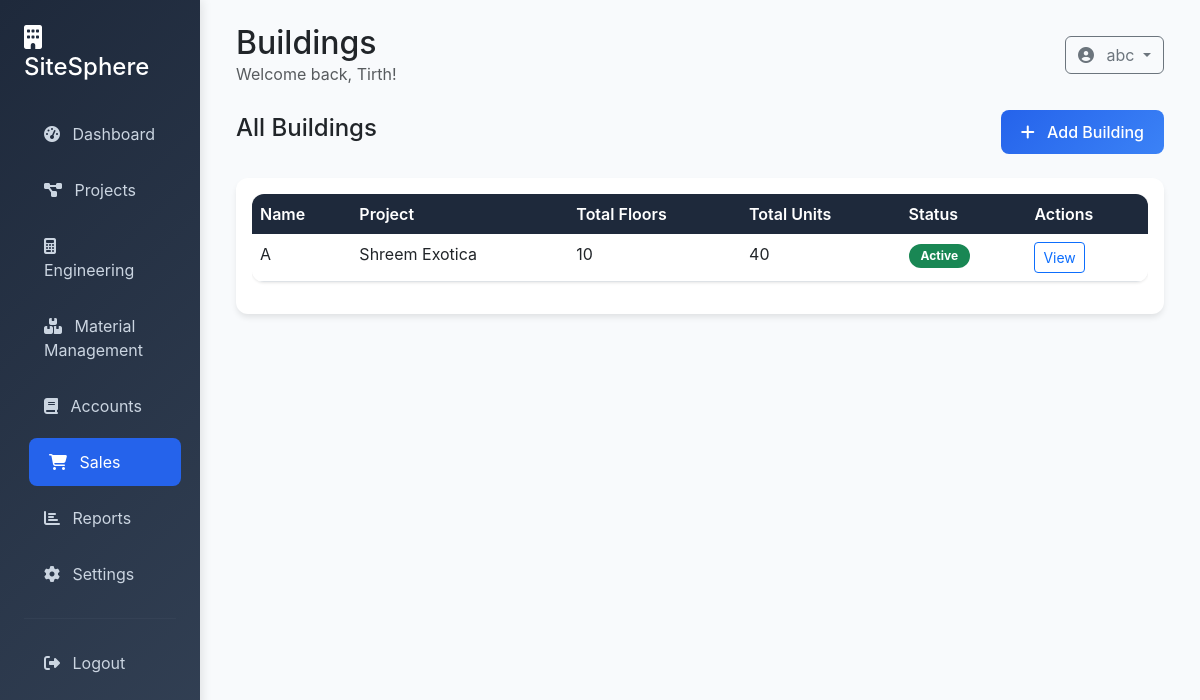
The app's page /sales/buildings/ (signed in) with its own data.
### sales/models.py (models this page shows, shortened)
class Building(models.Model):
    project = models.ForeignKey(Project, on_delete=models.CASCADE, related_name='buildings')
    name = models.CharField(max_length=255)
    description = models.TextField(blank=True)
    total_floors = models.IntegerField(default=1)
    total_units = models.IntegerField(default=0)
    is_active = models.BooleanField(default=True)
    created_at = models.DateTimeField(auto_now_add=True)

### projects/models.py (models this page shows, shortened)
class Project(models.Model):
    STATUS_CHOICES = [
        ('planning', 'Planning'),
        ('active', 'Active'),
        ('on_hold', 'On Hold'),
        ('completed', 'Completed'),
        ('cancelled', 'Cancelled'),
    ]
    name = models.CharField(max_length=255)
    company_name = models.CharField(max_length=255)
    description = models.TextField(blank=True)
    project_address = models.TextField()
    start_date = models.DateField()
    end_date = models.DateField(null=True, blank=True)
    estimated_budget = models.DecimalField(max_digits=15, decimal_places=2)
    actual_cost = models.DecimalField(max_digits=15, decimal_places=2, default=0)
    status = models.CharField(max_length=20, choices=STATUS_CHOICES, default='planning')
    completion_percentage = models.IntegerField(default=0)
    created_by = models.ForeignKey(User, on_delete=models.CASCADE)
    created_at = models.DateTimeField(auto_now_add=True)
    updated_at = models.DateTimeField(auto_now=True)

### sales/views.py (the view)
# urls.py: path('buildings/', views.building_list, name='building_list'),
@login_required
def building_list(request):
    buildings = Building.objects.filter(project__created_by=request.user).order_by('name')
    context = {
        'buildings': buildings,
    }
    return render(request, 'sales/building_list.html', context)

### templates/sales/building_list.html (shortened to what this page needs)
{% extends 'base.html' %}
{% block page_title %}Buildings{% endblock %}
{% block content %}
<div class="row mb-4">
    <div class="col-12">
        <div class="d-flex justify-content-between align-items-center">
            <h4>All Buildings</h4>
            <a href="{% url 'sales:building_create' %}" class="btn btn-primary">
                <i class="fas fa-plus me-2"></i>
                Add Building
            </a>
        </div>
    </div>
</div>
<div class="row">
    <div class="col-12">
        <div class="card">
            <div class="card-body">
                {% if buildings %}
                <div class="table-responsive">
                    <table class="table table-hover">
                        <thead>
                            <tr>
                                <th>Name</th>
                                <th>Project</th>
                                <th>Total Floors</th>
                                <th>Total Units</th>
                                <th>Status</th>
                                <th>Actions</th>
                            </tr>
                        </thead>
                        <tbody>
                            {% for building in buildings %}
                            <tr>
                                <td>{{ building.name }}</td>
                                <td>{{ building.project.name }}</td>
                                <td>{{ building.total_floors }}</td>
                                <td>{{ building.total_units }}</td>
                                <td>
                                    <span class="badge bg-{% if building.is_active %}success{% else %}secondary{% endif %}">
                                        {% if building.is_active %}Active{% else %}Inactive{% endif %}
                                    </span>
                                </td>
                                <td>
                                    <a href="{% url 'sales:building_detail' building.id %}" class="btn btn-sm btn-outline-primary">View</a>
                                </td>
                            </tr>
                            {% endfor %}
                        </tbody>
                    </table>
                </div>
                {% endif %}
            </div>
        </div>
    </div>
</div>
{% endblock %}

### templates/base.html (shortened to what this page needs)
<!DOCTYPE html>
<html lang="en">
<head>
    <link href="https://cdn.jsdelivr.net/npm/bootstrap@5.3.0/dist/css/bootstrap.min.css" rel="stylesheet">
    <link href="https://cdnjs.cloudflare.com/ajax/libs/font-awesome/6.4.0/css/all.min.css" rel="stylesheet">
</head>
<body>
    {% if user.is_authenticated %}
    <div class="container-fluid">
        <div class="row">
            <div class="col-md-3 col-lg-2 px-0">
                <div class="sidebar">
                    <div class="p-4">
                        <h4 class="text-white mb-4">
                            <i class="fas fa-building me-2"></i>
                            SiteSphere
                        </h4>
                        <nav class="nav flex-column">
                            <a class="nav-link {% if request.resolver_match.url_name == 'home' %}active{% endif %}" href="{% url 'dashboard:home' %}">
                                <i class="fas fa-tachometer-alt me-2"></i>
                                Dashboard
                            </a>
                            <a class="nav-link {% if request.resolver_match.url_name == 'project_selection' %}active{% endif %}" href="{% url 'dashboard:project_selection' %}">
                                <i class="fas fa-project-diagram me-2"></i>
                                Projects
                            </a>
                            <a class="nav-link {% if 'engineering' in request.resolver_match.namespace %}active{% endif %}" href="{% url 'engineering:dashboard' %}">
                                <i class="fas fa-calculator me-2"></i>
                                Engineering
                            </a>
                            <a class="nav-link {% if 'material_management' in request.resolver_match.namespace %}active{% endif %}" href="{% url 'material_management:dashboard' %}">
                                <i class="fas fa-boxes me-2"></i>
                                Material Management
                            </a>
                            <a class="nav-link {% if 'accounts' in request.resolver_match.namespace %}active{% endif %}" href="{% url 'accounts:dashboard' %}">
                                <i class="fas fa-book me-2"></i>
                                Accounts
                            </a>
                            <a class="nav-link {% if 'sales' in request.resolver_match.namespace %}active{% endif %}" href="{% url 'sales:dashboard' %}">
                                <i class="fas fa-shopping-cart me-2"></i>
                                Sales
                            </a>
                            <a class="nav-link" href="#">
                                <i class="fas fa-chart-bar me-2"></i>
                                Reports
                            </a>
                            <a class="nav-link" href="#">
                                <i class="fas fa-cog me-2"></i>
                                Settings
                            </a>
                            <hr class="my-3" style="border-color: #475569;">
                            <a class="nav-link" href="{% url 'authentication:logout' %}">
                                <i class="fas fa-sign-out-alt me-2"></i>
                                Logout
                            </a>
                        </nav>
                    </div>
                </div>
            </div>
            <div class="col-md-9 col-lg-10">
                <div class="p-4">
                    <div class="d-flex justify-content-between align-items-center mb-4">
                        <div>
                            <h2 class="mb-0">{% block page_title %}Dashboard{% endblock %}</h2>
                            <p class="text-muted mb-0">Welcome back, {{ user.first_name|default:user.username }}!</p>
                        </div>
                        <div class="d-flex align-items-center">
                            <div class="dropdown">
                                <button class="btn btn-outline-secondary dropdown-toggle" type="button" data-bs-toggle="dropdown">
                                    <i class="fas fa-user-circle me-2"></i>
                                    {{ user.username }}
                                </button>
                            </div>
                        </div>
                    </div>
                    {% block content %}{% endblock %}
                </div>
            </div>
        </div>
    </div>
    {% else %}
    {% block auth_content %}{% endblock %}
    {% endif %}
</body>
</html>

### templates/base.html (style rules this page uses)
:root { --primary-color: #2563eb; --secondary-color: #64748b; --success-color: #10b981; --warning-color: #f59e0b; --danger-color: #ef4444; --dark-color: #1e293b; --light-color: #f8fafc; }
body { background-color: var(--light-color); font-family: 'Inter', -apple-system, BlinkMacSystemFont, sans-serif; }
.sidebar { background: linear-gradient(135deg, var(--dark-color) 0%, #334155 100%); min-height: 100vh; box-shadow: 2px 0 10px rgba(0,0,0,0.1); }
.sidebar .nav-link { color: #cbd5e1; padding: 12px 20px; margin: 4px 0; border-radius: 8px; transition: all 0.3s ease; }
.sidebar .nav-link:hover, .sidebar .nav-link.active { background-color: var(--primary-color); color: white; transform: translateX(5px); }
.card { border: none; border-radius: 12px; box-shadow: 0 4px 6px -1px rgba(0, 0, 0, 0.1); transition: transform 0.2s ease, box-shadow 0.2s ease; }
.btn-primary { background: linear-gradient(135deg, var(--primary-color) 0%, #3b82f6 100%); border: none; border-radius: 8px; padding: 10px 20px; font-weight: 500; transition: all 0.3s ease; }
.table { border-radius: 12px; overflow: hidden; box-shadow: 0 1px 3px rgba(0, 0, 0, 0.1); }
.table thead th { background-color: var(--dark-color); color: white; border: none; font-weight: 600; }
.badge { font-size: 0.75rem; padding: 6px 12px; border-radius: 20px; }

### records on screen
Building: name "A", project.name "Shreem Exotica", total_floors "10", total_units "40", is_active "Active"

### other values on screen
{{ user.first_name|default:user.username }} "Tirth"
{{ user.username }} "abc"
